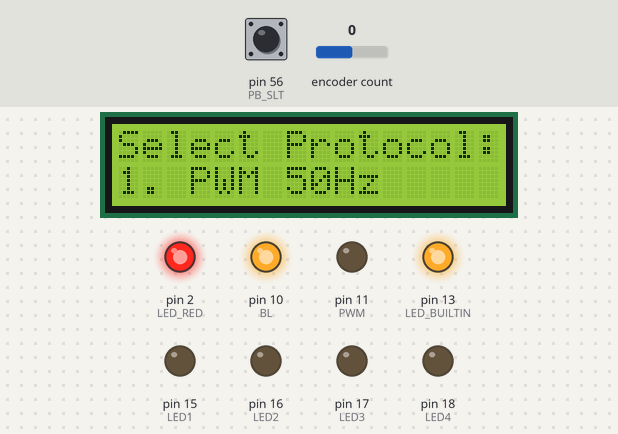
A sketch run on a simulated Arduino Mega 2560, built with avr-gcc and run on an emulated ATmega2560. Parts: 16×2 character LCD, output pins drawn as LEDs (lit = HIGH). The test bench sets the inputs (shaded band); at power-on: encoder count 0, pin 56 (PB_SLT) HIGH.

Above: at 4.2 s.
4.3 s: encoder count set to 1
At 4.7 s:
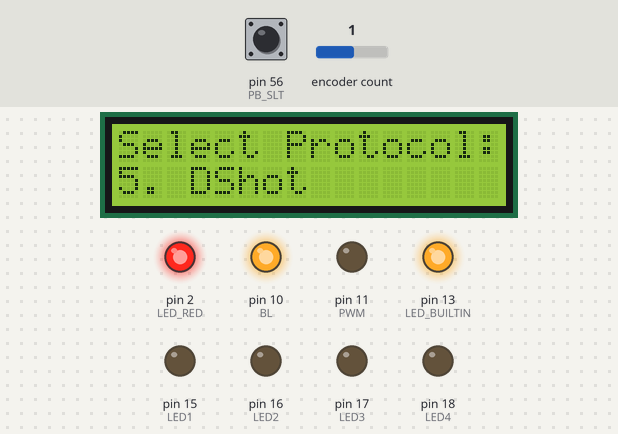
5.8 s: encoder count set to 2
At 7.0 s:
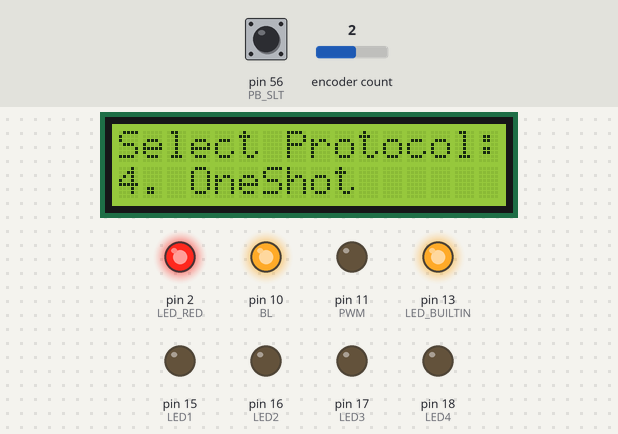
7.3 s: encoder count set to 3
At 8.2 s:
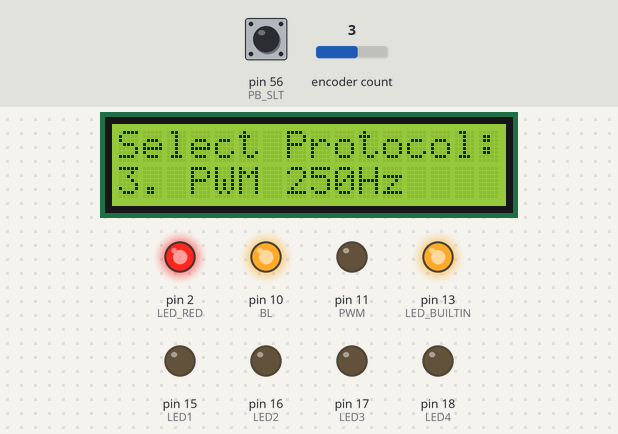
8.8 s: pin 56 (PB_SLT) pulsed LOW 2 times (0.12 s each, 0.3 s apart)
At 9.9 s:
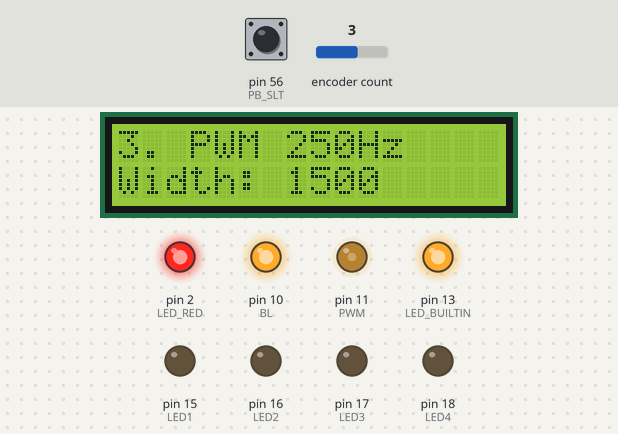
Timing chart, 0 to 11.8 s (numbered marks = the images above; inputs shaded):
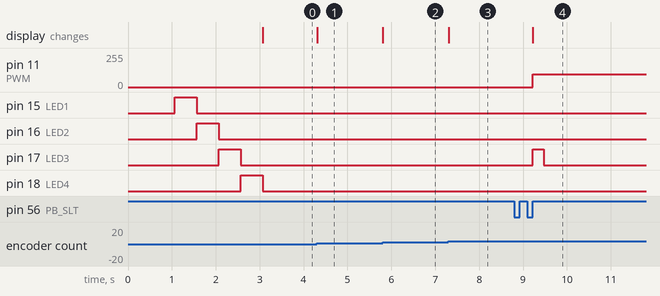

Measured:
- after the input at 4.3 s, the display: changes at once (image 1)
- after the input at 5.8 s, the display: changes at once (image 2)
- after the input at 7.3 s, the display: changes at once (image 3)
- after the input at 8.8 s, pin 11 (PWM): 0/255 → 96/255 after 0.42 s; pin 17 (LED3): LOW → HIGH after 0.42 s, → LOW 0.26 s later; the display: changes after 0.43 s (image 4)

The sketch:

Servo_Tester_Part1.ino
```cpp
/**********************
  @file    Servo_Tester.ino
  @brief   Firmware for the protype Multiprotocol Servo Tester.
  @author  David Such
  Code:        David Such
  Version:     1.0
  Date:        02/03/20
**********************/

#include <LiquidCrystal.h>
#include <Encoder.h>

//PIN CONNECTIONS

//ENCODER
/*The encoder works best when used on pins with interrupt capability.
  For the Arduino Mega 2560, pins 2, 3, 18, 19, 20, 21 have interrupt
  capability, so connect A and B from the encoder interface to pins 20 & 21*/
const byte EncA = 20, EncB = 21;

Encoder enc(EncA, EncB);

//LCD
/*The LCD requires either 4 or 7 data pins and two more for 'RS' (register select)
  and 'E' (or EN, the Enable signal) and optionally 'BL' (backlight, although this
  can be wired directly to the 5V supply if the ability to adjust the backlight isn't
  needed). To save pins, we connect the LCD in 4-bit mode. There are no special
  requirements for these pins, although connecting BL to a PWM capable pin allows
  dimming of the backlight*/
const byte RS = 3, EN = 5, D4 = 6, D5 = 7, D6 = 8, D7 = 9, BL = 10;

LiquidCrystal lcd(RS, EN, D4, D5, D6, D7);

// PWM OUTPUT
const byte PWM = 11;

//  LEDs
const byte LED1 = 15;
const byte LED2 = 16;
const byte LED3 = 17;
const byte LED4 = 18;
const byte LED_RED = 2;
const byte LED_GREEN = 4;

//  PUSH BUTTON INPUTS
const byte PB_DEC = 54;          // Decrement button
const byte PB_INC = 55;          // Increment button
const byte PB_SLT = 56;          // Select Button
const byte PB_BCK = 57;          // Back Button

//END PIN CONNECTIONS

//ENUMS
enum BUTTON_STATE {
  ButtonDown,                   //  Push Buttons are ACTIVE LOW
  ButtonUp
};

enum MENU_LEVEL {
  Home,
  PulseWidth
};
//END ENUMS

//GLOBAL CONSTANTS
const int MIN_PULSE_WIDTH = 800;
const int MAX_PULSE_WIDTH = 2200;
//END GLOBAL CONSTANTS

//GLOBAL VARIABLES
long oldPosition = 999;
int index = -1;
int maxIndex = 4;
int pulseWidth = 1500;
int period[] = {20000, 8000, 4000};
String protocol[] = {"1. PWM 50Hz", "2. PWM 125Hz", "3. PWM 250Hz", "4. OneShot", "5. DShot"};
MENU_LEVEL menu = Home;
//END GLOBAL VARIABLES

void setup()
{
  lcd.begin(16, 2);              // Initalise the LCD for 16 characters and 2 rows
  lcd.clear();
  lcd.print("Multiprotocol");
  lcd.setCursor(0, 1);           // Move cursor to start of bottom line (0 is the index of the top line, and first character of each line)
  lcd.print("ESC/Servo Tester");
  analogWrite(BL, 255);

  enc.write(0);                  //  Reset the encoder's accumulated position
  delay(1000);

  pinMode(PWM, OUTPUT);
  pinMode(LED1, OUTPUT);
  pinMode(LED2, OUTPUT);
  pinMode(LED3, OUTPUT);
  pinMode(LED4, OUTPUT);
  pinMode(LED_RED, OUTPUT);
  pinMode(LED_BUILTIN, OUTPUT);

  pinMode(PB_DEC, INPUT_PULLUP);   //  Push buttons are ACTIVE LOW
  pinMode(PB_INC, INPUT_PULLUP);
  pinMode(PB_SLT, INPUT_PULLUP);
  pinMode(PB_BCK, INPUT_PULLUP);

  digitalWrite(LED_RED, HIGH);     //  Power ON indication
  digitalWrite(LED_BUILTIN, HIGH);

  // Start up sequence for push button LED's
  for (int led = LED1; led <= LED4; led++) {
    digitalWrite(led, HIGH);
    delay(500);
    digitalWrite(led, LOW);
  }

  // Enable phase and frequency correct PWM on Timer 1

  TCCR1A = 0;                              //  Clear TCCR A & B bits
  TCCR1B = 0;
  TCCR1A = (1 << COM1A1);                  //  Non-inverting output
  TCCR1B = (1 << WGM13)  | (1 << CS11);    //  Phase & Freq correct PWM, prescaler N = 8
  ICR1 = 20000;                            //  Freq = 50 Hz
  OCR1A = 0;                               //  PWM OFF. pulse width = 0
}

int checkEncoder(long newPosition) {

  int delta = 0;

  if (newPosition > oldPosition + 1) {
    delta--;
  }
  else if (newPosition < oldPosition - 1) {
    delta++;
  }

  return delta;
}

void loop()
{
  //  INPUT Handlers
  long newPosition = enc.read();
  int encoderDelta = checkEncoder(newPosition);
  boolean selectPressed = (digitalRead(PB_SLT) == ButtonDown);

  if (menu == Home) {

    index += encoderDelta;
    if (index < 0) {
      index = maxIndex;
    }
    else if (index > maxIndex) {
      index = 0;
    }

    if (oldPosition != newPosition) {
      lcd.clear();
      lcd.print("Select Protocol:");
      lcd.setCursor(0, 1);
      lcd.print(protocol[index]);
      oldPosition = newPosition;
    }

    if (selectPressed && index < 3 && digitalRead(PB_SLT) == ButtonUp) {
      digitalWrite(LED3, HIGH);
      menu = PulseWidth;
      pulseWidth = 1500;
      ICR1 = period[index];
      OCR1A = 1500;
      lcd.clear();
      lcd.print(protocol[index]);
      lcd.setCursor(0, 1);
      lcd.print("Width: 1500");
      delay(250);
      digitalWrite(LED3, LOW);
    }

  } //END HOME MENU

  else if (menu == PulseWidth) {

    if (oldPosition != newPosition) {
      pulseWidth = constrain(pulseWidth += encoderDelta, MIN_PULSE_WIDTH, MAX_PULSE_WIDTH);
      lcd.clear();
      lcd.print(protocol[index]);
      lcd.setCursor(0, 1);
      lcd.print("Width:");
      lcd.setCursor(7, 1);
      lcd.print(pulseWidth);
      OCR1A = pulseWidth;
      oldPosition = newPosition;
    }

  } //END PULSE WIDTH MENU

}
```
